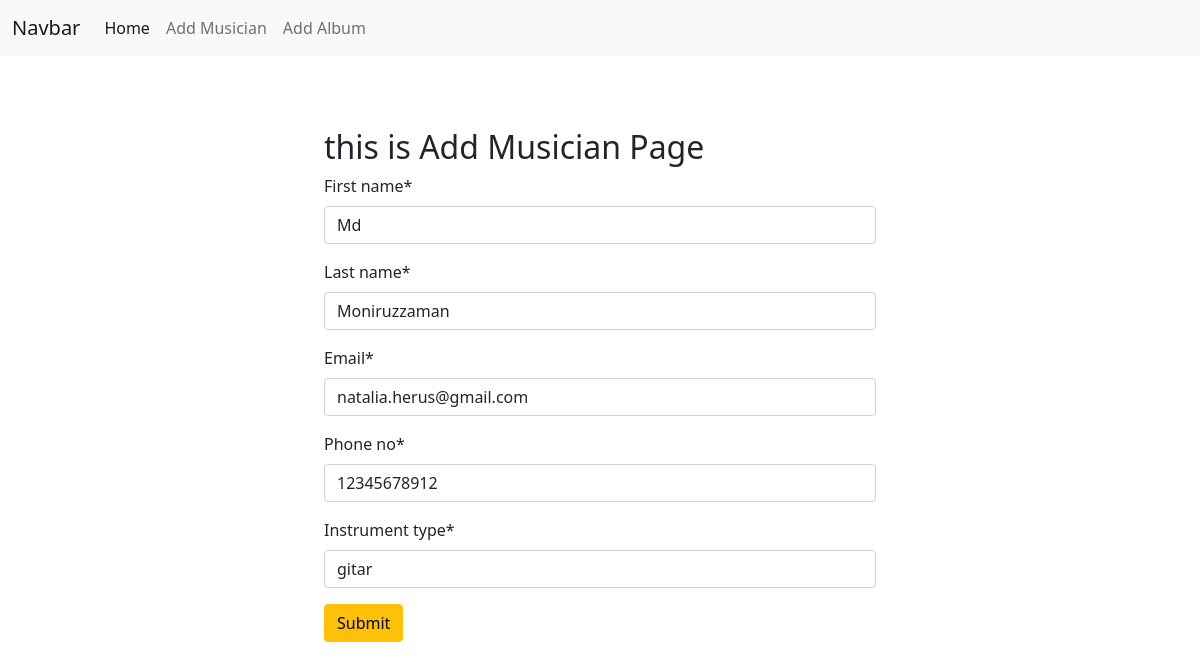
The app's page /musician/edit/3 with its own data.
### musician/models.py (models this page shows, shortened)
class MusicianModel(models.Model):
    first_name=models.CharField(max_length=100)
    last_name=models.CharField(max_length=100)
    email=models.EmailField()
    phone_no=models.CharField(max_length=11)
    instrument_type=models.CharField(max_length=100)

### musician/views.py (the view)
# urls.py: path('edit/<int:pk>',views.EditMusician.as_view(),name='edit_musician'),
class EditMusician(UpdateView):
      model=models.MusicianModel
      form_class=forms.MusicianForm
      template_name='add_musician.html'
      success_url=reverse_lazy('homepage')
      def get_context_data(self, **kwargs):
          context = super().get_context_data(**kwargs)
          context["forms"] = context['form']
          return context

### musician/forms.py
class MusicianForm(forms.ModelForm):
    class Meta:
        model=MusicianModel
        fields='__all__'

### musician/templates/add_musician.html (shortened to what this page needs)
{% extends "base.html" %} {% load crispy_forms_tags %} {% block content %}
<form class="p-4 my-5" style="width: 50%; margin: auto" method="post">
  <h2>this is Add Musician Page</h2>
  {{forms| crispy}}
  <input class="btn btn-warning" type="submit" value="Submit" />
</form>
{% endblock content %}

### records on screen
MusicianModel: first_name "Md", last_name "Moniruzzaman", email "natalia.herus@gmail.com", phone_no "12345678912", instrument_type "gitar"
